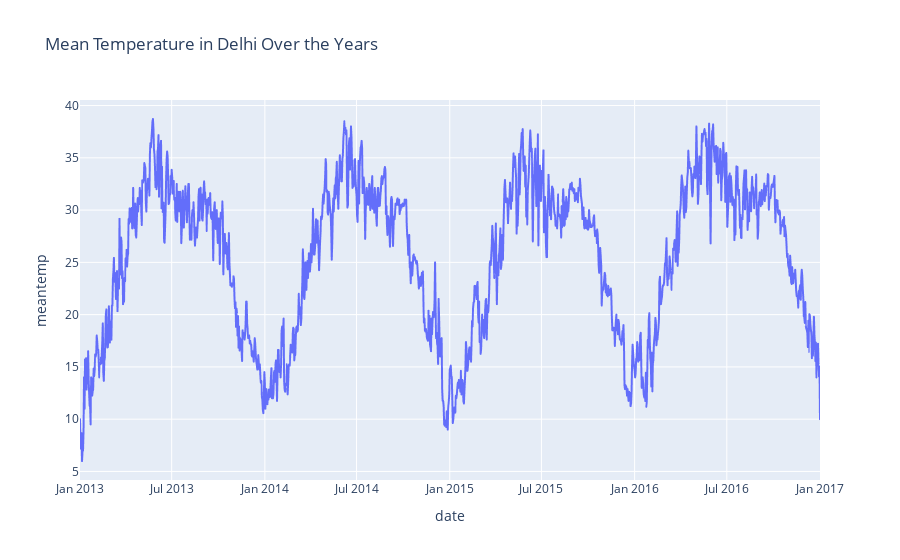

The notebook cell saved with this chart:
### Code cell
figure = px.line(df_train, x="date", 
                 y="meantemp", 
                 title='Mean Temperature in Delhi Over the Years')
figure.show()

### Figure 1 — Plotly figure (JSON) as saved in the notebook; plotly's stock layout.template omitted (floating-point values rounded to 4 significant figures; data arrays with more than 128 entries replaced by an {"elided": "..."} marker saying what was removed)
{"data": [{"hovertemplate": "date=%{x}<br>meantemp=%{y}<extra></extra>", "legendgroup": "", "line": {"color": "#636efa", "dash": "solid"}, "marker": {"symbol": "circle"}, "mode": "lines", "name": "", "showlegend": false, "type": "scattergl", "x": {"elided": "1462 str values"}, "xaxis": "x", "y": {"elided": "1462 float values"}, "yaxis": "y"}], "layout": {"legend": {"tracegroupgap": 0}, "title": {"text": "Mean Temperature in Delhi Over the Years"}, "xaxis": {"anchor": "y", "domain": [0, 1], "title": {"text": "date"}}, "yaxis": {"anchor": "x", "domain": [0, 1], "title": {"text": "meantemp"}}}}
